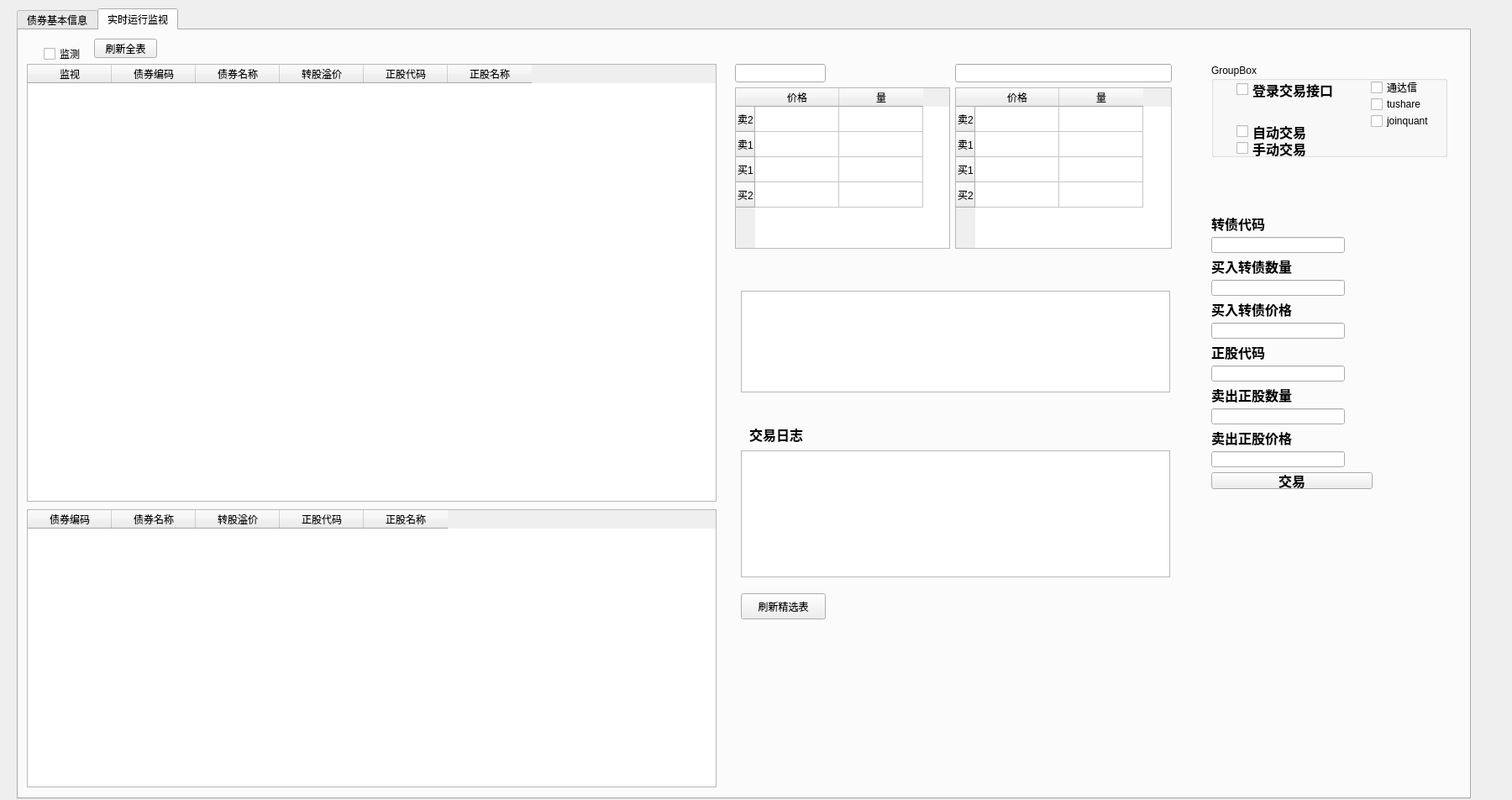
<?xml version="1.0" encoding="UTF-8"?>
<ui version="4.0">
 <class>ant</class>
 <widget class="QWidget" name="ant">
  <property name="geometry">
   <rect>
    <x>0</x>
    <y>0</y>
    <width>1800</width>
    <height>952</height>
   </rect>
  </property>
  <property name="windowTitle">
   <string>Form</string>
  </property>
  <widget class="QTabWidget" name="tabWidget">
   <property name="geometry">
    <rect>
     <x>20</x>
     <y>10</y>
     <width>1731</width>
     <height>941</height>
    </rect>
   </property>
   <property name="currentIndex">
    <number>1</number>
   </property>
   <widget class="QWidget" name="tab">
    <attribute name="title">
     <string>债券基本信息</string>
    </attribute>
    <widget class="QCheckBox" name="checkBox">
     <property name="geometry">
      <rect>
       <x>50</x>
       <y>30</y>
       <width>71</width>
       <height>16</height>
      </rect>
     </property>
     <property name="text">
      <string>监测</string>
     </property>
    </widget>
    <widget class="QTableWidget" name="tableWidget">
     <property name="geometry">
      <rect>
       <x>9</x>
       <y>50</y>
       <width>1661</width>
       <height>721</height>
      </rect>
     </property>
     <column>
      <property name="text">
       <string>监测</string>
      </property>
     </column>
     <column>
      <property name="text">
       <string>代码</string>
      </property>
     </column>
     <column>
      <property name="text">
       <string>债券名称</string>
      </property>
     </column>
     <column>
      <property name="text">
       <string>正股名称</string>
      </property>
     </column>
     <column>
      <property name="text">
       <string>正股代码</string>
      </property>
     </column>
     <column>
      <property name="text">
       <string>PB</string>
      </property>
     </column>
     <column>
      <property name="text">
       <string>评级</string>
      </property>
     </column>
     <column>
      <property name="text">
       <string>转股价</string>
      </property>
     </column>
     <column>
      <property name="text">
       <string>回售价</string>
      </property>
     </column>
     <column>
      <property name="text">
       <string>强赎价</string>
      </property>
     </column>
     <column>
      <property name="text">
       <string>到期日</string>
      </property>
     </column>
     <column>
      <property name="text">
       <string>剩余年限</string>
      </property>
     </column>
     <column>
      <property name="text">
       <string>是否到转股期</string>
      </property>
     </column>
    </widget>
    <widget class="QWidget" name="layoutWidget">
     <property name="geometry">
      <rect>
       <x>21</x>
       <y>790</y>
       <width>1381</width>
       <height>27</height>
      </rect>
     </property>
     <layout class="QHBoxLayout" name="horizontalLayout_2">
      <item>
       <layout class="QHBoxLayout" name="horizontalLayout">
        <item>
         <widget class="QLabel" name="label">
          <property name="text">
           <string>源文件</string>
          </property>
         </widget>
        </item>
        <item>
         <spacer name="horizontalSpacer">
          <property name="orientation">
           <enum>Qt::Horizontal</enum>
          </property>
          <property name="sizeType">
           <enum>QSizePolicy::Minimum</enum>
          </property>
          <property name="sizeHint" stdset="0">
           <size>
            <width>40</width>
            <height>20</height>
           </size>
          </property>
         </spacer>
        </item>
        <item>
         <widget class="QLineEdit" name="lineEdit"/>
        </item>
        <item>
         <widget class="QLabel" name="label_2">
          <property name="text">
           <string>目标文件</string>
          </property>
         </widget>
        </item>
        <item>
         <spacer name="horizontalSpacer_2">
          <property name="orientation">
           <enum>Qt::Horizontal</enum>
          </property>
          <property name="sizeType">
           <enum>QSizePolicy::Minimum</enum>
          </property>
          <property name="sizeHint" stdset="0">
           <size>
            <width>40</width>
            <height>20</height>
           </size>
          </property>
         </spacer>
        </item>
        <item>
         <widget class="QLineEdit" name="lineEdit_2"/>
        </item>
        <item>
         <widget class="QPushButton" name="pushButton">
          <property name="text">
           <string>可转债基本信息表转换</string>
          </property>
         </widget>
        </item>
        <item>
         <spacer name="horizontalSpacer_4">
          <property name="orientation">
           <enum>Qt::Horizontal</enum>
          </property>
          <property name="sizeType">
           <enum>QSizePolicy::Minimum</enum>
          </property>
          <property name="sizeHint" stdset="0">
           <size>
            <width>40</width>
            <height>20</height>
           </size>
          </property>
         </spacer>
        </item>
        <item>
         <widget class="QPushButton" name="pushButton_3">
          <property name="text">
           <string>更新转股期记录</string>
          </property>
         </widget>
        </item>
       </layout>
      </item>
      <item>
       <spacer name="horizontalSpacer_3">
        <property name="orientation">
         <enum>Qt::Horizontal</enum>
        </property>
        <property name="sizeType">
         <enum>QSizePolicy::Minimum</enum>
        </property>
        <property name="sizeHint" stdset="0">
         <size>
          <width>40</width>
          <height>20</height>
         </size>
        </property>
       </spacer>
      </item>
      <item>
       <widget class="QPushButton" name="pushButton_2">
        <property name="text">
         <string>显示</string>
        </property>
       </widget>
      </item>
     </layout>
    </widget>
   </widget>
   <widget class="QWidget" name="tab_2">
    <attribute name="title">
     <string>实时运行监视</string>
    </attribute>
    <widget class="QTableWidget" name="tableWidget_2">
     <property name="geometry">
      <rect>
       <x>10</x>
       <y>40</y>
       <width>821</width>
       <height>521</height>
      </rect>
     </property>
     <column>
      <property name="text">
       <string>监视</string>
      </property>
     </column>
     <column>
      <property name="text">
       <string>债券编码</string>
      </property>
     </column>
     <column>
      <property name="text">
       <string>债券名称</string>
      </property>
     </column>
     <column>
      <property name="text">
       <string>转股溢价</string>
      </property>
     </column>
     <column>
      <property name="text">
       <string>正股代码</string>
      </property>
     </column>
     <column>
      <property name="text">
       <string>正股名称</string>
      </property>
     </column>
    </widget>
    <widget class="QPushButton" name="pushButton_4">
     <property name="geometry">
      <rect>
       <x>90</x>
       <y>10</y>
       <width>75</width>
       <height>23</height>
      </rect>
     </property>
     <property name="text">
      <string>刷新全表</string>
     </property>
    </widget>
    <widget class="QTextBrowser" name="textBrowser">
     <property name="geometry">
      <rect>
       <x>860</x>
       <y>500</y>
       <width>511</width>
       <height>151</height>
      </rect>
     </property>
    </widget>
    <widget class="QGroupBox" name="groupBox">
     <property name="geometry">
      <rect>
       <x>1420</x>
       <y>40</y>
       <width>281</width>
       <height>111</height>
      </rect>
     </property>
     <property name="title">
      <string>GroupBox</string>
     </property>
     <widget class="QCheckBox" name="checkBox_2">
      <property name="geometry">
       <rect>
        <x>30</x>
        <y>70</y>
        <width>91</width>
        <height>21</height>
       </rect>
      </property>
      <property name="font">
       <font>
        <pointsize>12</pointsize>
        <weight>75</weight>
        <bold>true</bold>
       </font>
      </property>
      <property name="text">
       <string>自动交易</string>
      </property>
     </widget>
     <widget class="QCheckBox" name="checkBox_3">
      <property name="geometry">
       <rect>
        <x>30</x>
        <y>90</y>
        <width>101</width>
        <height>21</height>
       </rect>
      </property>
      <property name="font">
       <font>
        <pointsize>12</pointsize>
        <weight>75</weight>
        <bold>true</bold>
       </font>
      </property>
      <property name="text">
       <string>手动交易</string>
      </property>
     </widget>
     <widget class="QCheckBox" name="checkBox_4">
      <property name="geometry">
       <rect>
        <x>190</x>
        <y>20</y>
        <width>71</width>
        <height>16</height>
       </rect>
      </property>
      <property name="text">
       <string>通达信</string>
      </property>
     </widget>
     <widget class="QCheckBox" name="checkBox_5">
      <property name="geometry">
       <rect>
        <x>190</x>
        <y>40</y>
        <width>71</width>
        <height>16</height>
       </rect>
      </property>
      <property name="text">
       <string>tushare</string>
      </property>
     </widget>
     <widget class="QCheckBox" name="checkBox_6">
      <property name="geometry">
       <rect>
        <x>30</x>
        <y>20</y>
        <width>131</width>
        <height>21</height>
       </rect>
      </property>
      <property name="font">
       <font>
        <pointsize>12</pointsize>
        <weight>75</weight>
        <bold>true</bold>
       </font>
      </property>
      <property name="text">
       <string>登录交易接口</string>
      </property>
     </widget>
     <widget class="QCheckBox" name="checkBox_7">
      <property name="geometry">
       <rect>
        <x>190</x>
        <y>60</y>
        <width>81</width>
        <height>16</height>
       </rect>
      </property>
      <property name="text">
       <string>joinquant</string>
      </property>
     </widget>
    </widget>
    <widget class="QTextBrowser" name="textBrowser_2">
     <property name="geometry">
      <rect>
       <x>860</x>
       <y>310</y>
       <width>511</width>
       <height>121</height>
      </rect>
     </property>
    </widget>
    <widget class="QWidget" name="layoutWidget">
     <property name="geometry">
      <rect>
       <x>853</x>
       <y>40</y>
       <width>520</width>
       <height>220</height>
      </rect>
     </property>
     <layout class="QFormLayout" name="formLayout">
      <item row="0" column="0">
       <widget class="QLineEdit" name="lineEdit_3"/>
      </item>
      <item row="0" column="1">
       <widget class="QLineEdit" name="lineEdit_4"/>
      </item>
      <item row="1" column="0">
       <widget class="QTableWidget" name="tableWidget_3">
        <row>
         <property name="text">
          <string>卖2</string>
         </property>
        </row>
        <row>
         <property name="text">
          <string>卖1</string>
         </property>
        </row>
        <row>
         <property name="text">
          <string>买1</string>
         </property>
        </row>
        <row>
         <property name="text">
          <string>买2</string>
         </property>
        </row>
        <column>
         <property name="text">
          <string>价格</string>
         </property>
        </column>
        <column>
         <property name="text">
          <string>量</string>
         </property>
        </column>
       </widget>
      </item>
      <item row="1" column="1">
       <widget class="QTableWidget" name="tableWidget_4">
        <row>
         <property name="text">
          <string>卖2</string>
         </property>
        </row>
        <row>
         <property name="text">
          <string>卖1</string>
         </property>
        </row>
        <row>
         <property name="text">
          <string>买1</string>
         </property>
        </row>
        <row>
         <property name="text">
          <string>买2</string>
         </property>
        </row>
        <column>
         <property name="text">
          <string>价格</string>
         </property>
        </column>
        <column>
         <property name="text">
          <string>量</string>
         </property>
        </column>
       </widget>
      </item>
     </layout>
    </widget>
    <widget class="QWidget" name="layoutWidget">
     <property name="geometry">
      <rect>
       <x>1420</x>
       <y>220</y>
       <width>192</width>
       <height>326</height>
      </rect>
     </property>
     <layout class="QFormLayout" name="formLayout_2">
      <item row="0" column="0">
       <widget class="QLabel" name="label_5">
        <property name="font">
         <font>
          <pointsize>12</pointsize>
          <weight>75</weight>
          <bold>true</bold>
         </font>
        </property>
        <property name="text">
         <string>转债代码</string>
        </property>
       </widget>
      </item>
      <item row="1" column="0">
       <widget class="QLineEdit" name="lineEdit_7">
        <property name="font">
         <font>
          <pointsize>12</pointsize>
          <weight>75</weight>
          <bold>true</bold>
         </font>
        </property>
       </widget>
      </item>
      <item row="2" column="0">
       <widget class="QLabel" name="label_3">
        <property name="font">
         <font>
          <pointsize>12</pointsize>
          <weight>75</weight>
          <bold>true</bold>
         </font>
        </property>
        <property name="text">
         <string>买入转债数量</string>
        </property>
       </widget>
      </item>
      <item row="3" column="0">
       <widget class="QLineEdit" name="lineEdit_5">
        <property name="font">
         <font>
          <pointsize>12</pointsize>
          <weight>75</weight>
          <bold>true</bold>
         </font>
        </property>
       </widget>
      </item>
      <item row="4" column="0">
       <widget class="QLabel" name="label_6">
        <property name="font">
         <font>
          <pointsize>12</pointsize>
          <weight>75</weight>
          <bold>true</bold>
         </font>
        </property>
        <property name="text">
         <string>买入转债价格</string>
        </property>
       </widget>
      </item>
      <item row="5" column="0">
       <widget class="QLineEdit" name="lineEdit_8">
        <property name="font">
         <font>
          <pointsize>12</pointsize>
          <weight>75</weight>
          <bold>true</bold>
         </font>
        </property>
       </widget>
      </item>
      <item row="6" column="0">
       <widget class="QLabel" name="label_7">
        <property name="font">
         <font>
          <pointsize>12</pointsize>
          <weight>75</weight>
          <bold>true</bold>
         </font>
        </property>
        <property name="text">
         <string>正股代码</string>
        </property>
       </widget>
      </item>
      <item row="7" column="0">
       <widget class="QLineEdit" name="lineEdit_9">
        <property name="font">
         <font>
          <pointsize>12</pointsize>
          <weight>75</weight>
          <bold>true</bold>
         </font>
        </property>
       </widget>
      </item>
      <item row="8" column="0">
       <widget class="QLabel" name="label_4">
        <property name="font">
         <font>
          <pointsize>12</pointsize>
          <weight>75</weight>
          <bold>true</bold>
         </font>
        </property>
        <property name="text">
         <string>卖出正股数量</string>
        </property>
       </widget>
      </item>
      <item row="9" column="0">
       <widget class="QLineEdit" name="lineEdit_6">
        <property name="font">
         <font>
          <pointsize>12</pointsize>
          <weight>75</weight>
          <bold>true</bold>
         </font>
        </property>
       </widget>
      </item>
      <item row="10" column="0">
       <widget class="QLabel" name="label_8">
        <property name="font">
         <font>
          <pointsize>12</pointsize>
          <weight>75</weight>
          <bold>true</bold>
         </font>
        </property>
        <property name="text">
         <string>卖出正股价格</string>
        </property>
       </widget>
      </item>
      <item row="11" column="0">
       <widget class="QLineEdit" name="lineEdit_10">
        <property name="font">
         <font>
          <pointsize>12</pointsize>
          <weight>75</weight>
          <bold>true</bold>
         </font>
        </property>
       </widget>
      </item>
      <item row="12" column="0" colspan="2">
       <widget class="QPushButton" name="pushButton_5">
        <property name="font">
         <font>
          <pointsize>12</pointsize>
          <weight>75</weight>
          <bold>true</bold>
         </font>
        </property>
        <property name="text">
         <string>交易</string>
        </property>
       </widget>
      </item>
     </layout>
    </widget>
    <widget class="QLabel" name="label_9">
     <property name="geometry">
      <rect>
       <x>870</x>
       <y>470</y>
       <width>81</width>
       <height>21</height>
      </rect>
     </property>
     <property name="font">
      <font>
       <pointsize>12</pointsize>
       <weight>75</weight>
       <bold>true</bold>
      </font>
     </property>
     <property name="text">
      <string>交易日志</string>
     </property>
    </widget>
    <widget class="QTableWidget" name="tableWidget_5">
     <property name="geometry">
      <rect>
       <x>10</x>
       <y>570</y>
       <width>821</width>
       <height>331</height>
      </rect>
     </property>
     <column>
      <property name="text">
       <string>债券编码</string>
      </property>
     </column>
     <column>
      <property name="text">
       <string>债券名称</string>
      </property>
     </column>
     <column>
      <property name="text">
       <string>转股溢价</string>
      </property>
     </column>
     <column>
      <property name="text">
       <string>正股代码</string>
      </property>
     </column>
     <column>
      <property name="text">
       <string>正股名称</string>
      </property>
     </column>
    </widget>
    <widget class="QCheckBox" name="checkBox_8">
     <property name="geometry">
      <rect>
       <x>30</x>
       <y>20</y>
       <width>71</width>
       <height>16</height>
      </rect>
     </property>
     <property name="text">
      <string>监测</string>
     </property>
    </widget>
    <widget class="QPushButton" name="pushButton_6">
     <property name="geometry">
      <rect>
       <x>860</x>
       <y>670</y>
       <width>101</width>
       <height>31</height>
      </rect>
     </property>
     <property name="text">
      <string>刷新精选表</string>
     </property>
    </widget>
   </widget>
  </widget>
 </widget>
 <resources/>
 <connections/>
</ui>
